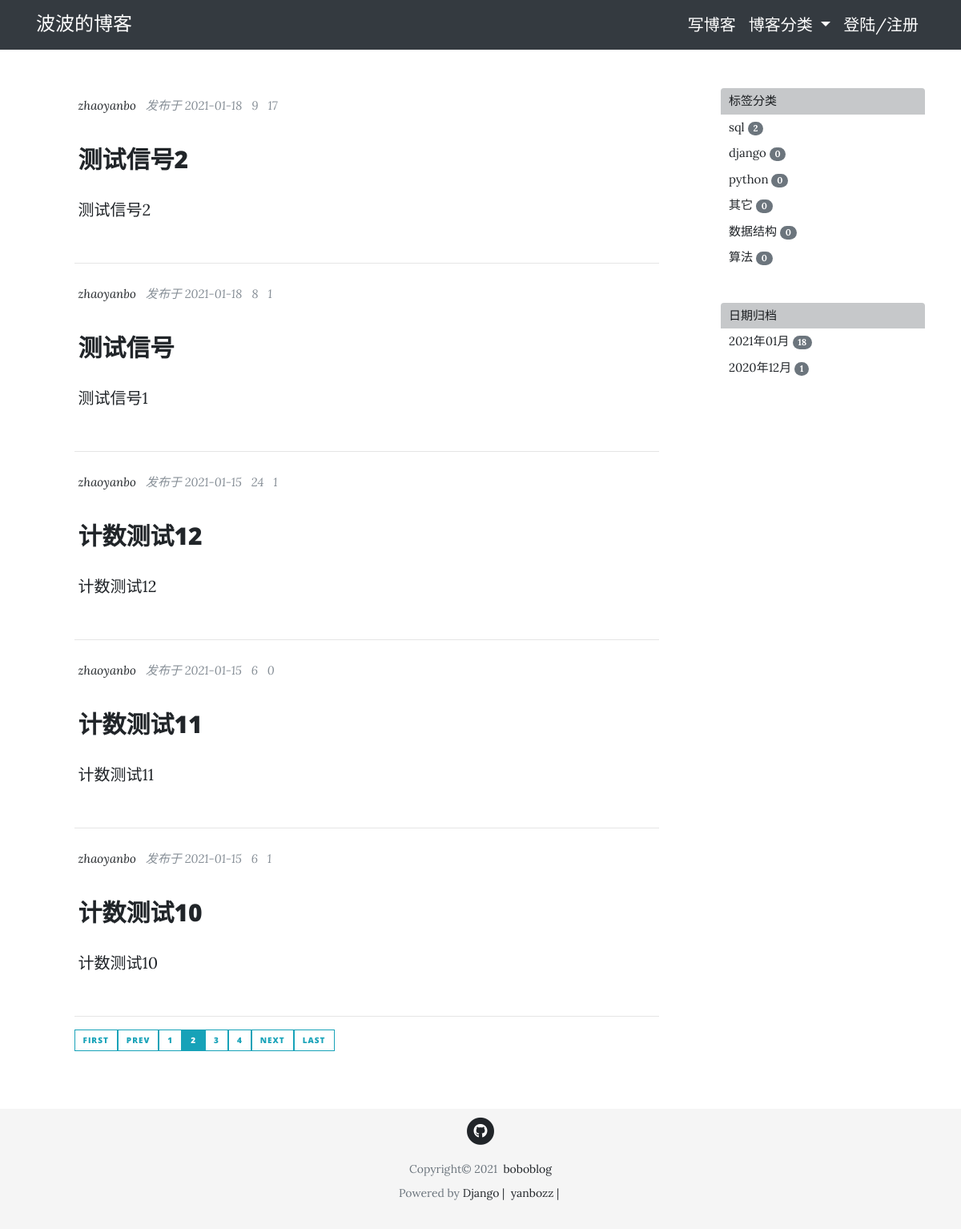
Before: /?page=2 with the older database file.
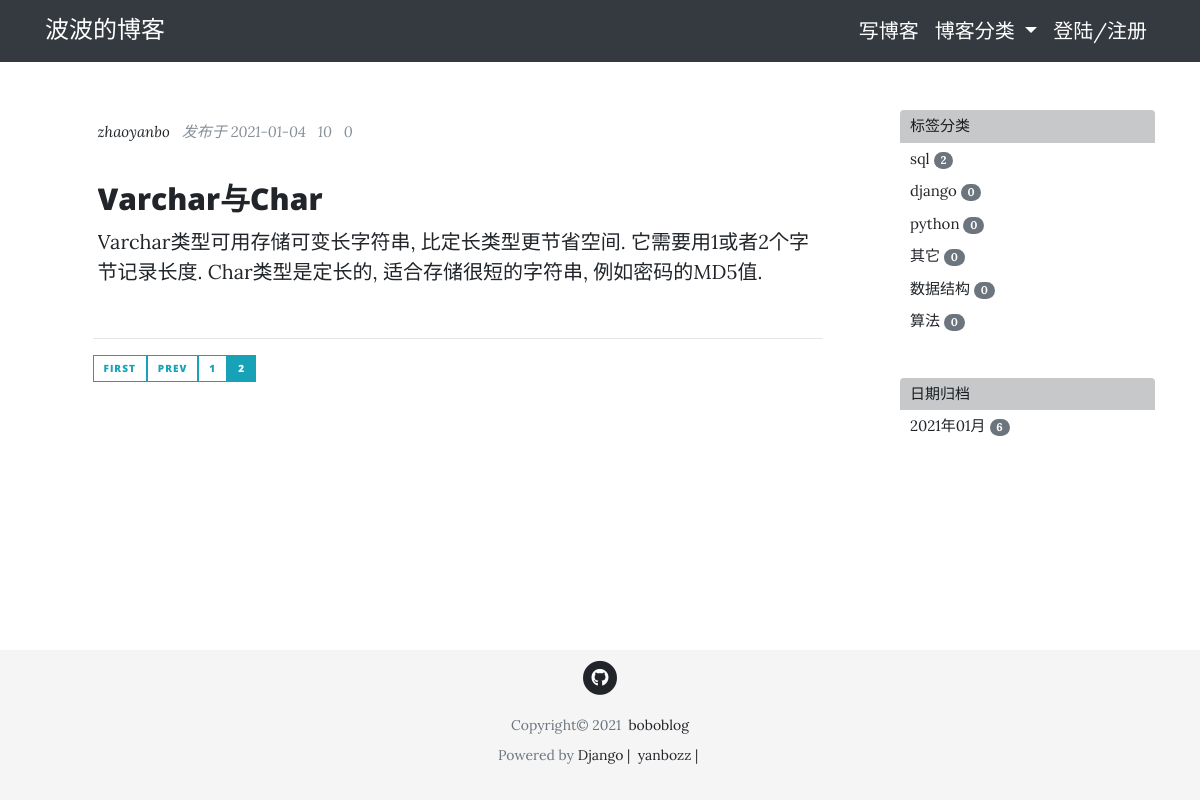
After: the same page with the newer database file.
### blog/models.py (models this page shows, shortened)
class Post(models.Model, ViewCountExtension):
    title = models.CharField(max_length=50)
    pub_date = models.DateTimeField(default=timezone.now)
    content = RichTextUploadingField()
    author = models.ForeignKey(User, on_delete=models.CASCADE)
    view_count = GenericRelation(
        ViewCount,
        related_query_name='post',
        content_type_field='content_type',
        object_id_field='object_id'
    )
    view_detail = GenericRelation(
        ViewDetail,
        related_query_name='post',
        content_type_field='content_type',
        object_id_field='object_id',
    )
    @property
    def comments(self):
        qs = Comment.objects.filter_by_instance(self)
        return qs
    @property
    def get_comments_count(self):
        return self.comments.count()
    @property
    def short_content(self):
        paragraphs = self.content.split('</p>')[:2]
        short_content = ''
        for paragraph in paragraphs:
            short_content += paragraph + '</p>'
        return short_content

### viewcount/models.py (models this page shows, shortened)
class ViewCount(models.Model):
    count = models.IntegerField(default=0)
    content_type = models.ForeignKey(ContentType, on_delete=models.CASCADE)
    object_id = models.PositiveIntegerField()
    content_object = GenericForeignKey('content_type', 'object_id')

### tag/models.py (models this page shows, shortened)
class PostTag(models.Model):
    slug = models.SlugField(max_length=50)
    tag_name = models.CharField(max_length=50)
    created = models.DateTimeField(default=timezone.now)
    posts = models.ManyToManyField(Post, blank=True,
                                   related_name='tags', related_query_name='tag')
    objects = PostTagManager()

### blog/views.py (the view)
# urls.py: path('', PostListView.as_view(), name='blog-home'),
class PostListView(ListView, SidebarContextMixin):
    model = Post
    template_name = 'blog/home.html'
    context_object_name = 'posts'
    ordering = ['-pub_date']
    paginate_by = 5

### blog/views.py (called while the page is built)
    def get_context_data(self, **kwargs):
        context = super().get_context_data(**kwargs)
        date_qs = Post.objects.dates('pub_date', 'month', 'DESC')
        post_dates = self.get_count_in_month(date_qs)
        tags = PostTag.objects.get_posts_count()
        context['post_dates'] = post_dates
        context['tags'] = tags
        return context

    def get_count_in_month(self, qs):
        qs = qs.values('datefield').annotate(post_count=Count('id'))
        post_dates = []
        for date_qs in qs:
            post_dates.append((date_qs['datefield'], date_qs['post_count']))
        return post_dates

### comments/models.py (called while the page is built)
    def filter_by_instance(self, instance):
        obj_id = instance.id
        content_type = ContentType.objects.get_for_model(instance.__class__)
        qs = super(CommentManager, self).filter(
            content_type=content_type, object_id=obj_id).filter(parent=None)
        return qs

### tag/models.py (called while the page is built)
    def get_posts_count(self):
        tags = PostTag.objects.annotate(num_posts=Count('posts')).order_by('-num_posts')
        return tags

### viewcount/models.py (called while the page is built)
    def get_view_count(self):
        try:
            view_count = self.view_count.first()
            return view_count.count
        except exceptions.ObjectDoesNotExist:
            return 0

### blog/templates/blog/home.html (shortened to what this page needs)
{% extends "blog/base.html"  %}
{% block content %}
<div class="col-lg-8 col-md-10 mx-auto">
  {% for post in posts %}
  <div class="post-preview">
    <div class="post-meta">
      <a href="">{{ post.author }}&nbsp;&nbsp;</a>
      发布于 {{ post.pub_date|date:"Y-m-d" }}&nbsp;&nbsp;
       {{ post.get_view_count }}&nbsp;&nbsp;
       {{ post.get_comments_count }}&nbsp;&nbsp;
    </div>
    <div class="post-box">
      <a href="{% url 'post-detail' post.id %}">
        <h3 class="post-title">
          {{ post.title }}
        </h3>
      </a>
      {{ post.short_content|safe }}
    </div>
  </div>
  <hr>
  {% endfor %}
  <div class="pagination">
    {% if is_paginated %}
      {% if page_obj.has_previous %}
        <a class="btn btn-outline-info btn-sm mb-4" href="?page=1">First</a>
        <a class="btn btn-outline-info btn-sm mb-4" href="?page={{ page_obj.previous_page_number }}">prev</a>
      {% endif %}
      {% for num in page_obj.paginator.page_range %}
        {% if page_obj.number == num %}
          <a class="btn btn-info btn-sm mb-4" href="?page={{ num }}">{{ num }}</a>
        {% elif num > page_obj.number|add:'-3' and num < page_obj.number|add:'3'%}
          <a class="btn btn-outline-info btn-sm mb-4" href="?page={{ num }}">{{ num }}</a>
        {% endif %}
      {% endfor %}
      {% if page_obj.has_next %}
        <a class="btn btn-outline-info btn-sm mb-4" href="?page={{ page_obj.next_page_number }}">next</a>
        <a class="btn btn-outline-info btn-sm mb-4" href="?page={{ page_obj.paginator.num_pages }}">Last</a>
      {% endif %}
    {% endif %}
  </div>
</div>
{% include 'blog/sidebar.html' %}
{% endblock content %}

### blog/templates/blog/base.html (shortened to what this page needs)
{% load static %}
{% load django_bootstrap_icons %}
<!DOCTYPE html>
<html lang="en">
<head>
  <link href="{% static 'blog/vendor/bootstrap/css/bootstrap.css' %}" rel="stylesheet">
  <link href="{% static 'blog/vendor/fontawesome-free/css/all.css' %}" rel="stylesheet" type="text/css">
  <link href="{% static 'blog/css/clean-blog.css' %}" rel="stylesheet">
  <link rel="stylesheet" type="text/css" href="{% static 'ckeditor/ckeditor/plugins/codesnippet/lib/highlight/styles/default.css' %}" />
</head>
<body>
  {% include "blog/navbar.html" %}
  <div class="container py-5">
    <div class="row">
      {% block content %}{% endblock %}
    </div>
  </div>
  {% include "blog/footer.html" %}
</body>
</html>

### blog/templates/blog/navbar.html (shortened to what this page needs)
<nav class="navbar navbar-expand-lg navbar-dark bg-dark">
  <div class="container">
    <a class="navbar-brand" href="{% url 'blog-home' %}"><span class="mb-0 h4">波波的博客</span></a>
    <div class="collapse navbar-collapse" id="navbarSupportedContent">
      <ul class="navbar-nav mr-auto w-100 justify-content-end">
        <li class="nav-item active">
          <a class="nav-link" href="{% url 'post-create' %}">写博客</a>
        </li>
        <li class="nav-item active dropdown">
          <a class="nav-link dropdown-toggle" href="#" id="navbarDropdown" role="button" data-toggle="dropdown" aria-haspopup="true" aria-expanded="false">
            博客分类
          </a>
        </li>
        {% if user.is_authenticated %}
        <li class="nav-item active">
          <a class="nav-link" href="{% url 'profile' %}">我的</a>
        </li>
        <li class="nav-item active">
          <a class="nav-link" href="{% url 'logout' %}">退出登陆</a>
        </li>
        {% else %}
        <li class="nav-item active">
          <a class="nav-link" href="{% url 'login' %}">登陆/注册</a>
        </li>
        {% endif %}
      </ul>
    </div>
  </div>
</nav>

### blog/templates/blog/sidebar.html
<div class="hidden-xs col-sm-10 col-md-2 col-lg-3">
  <div class="tag-list">
    <ul class="list-group">
      <li class="list-group-item list-group-item-dark">标签分类</li>
      {% for tag in tags %}
        <a href="{% url 'posts-with-tag' tag.slug %}" class="">
          <li class="list-group-item">
            {{ tag.tag_name }}
            <span class="badge badge-secondary badge-pill">{{ tag.num_posts }}</span>
          </li>
        </a>
      {% endfor %}
    </ul>
  </div>
  <div class="date-list">
    <ul class="list-group">
      <li class="list-group-item list-group-item-dark">日期归档</li>
      {% for post_date, count in post_dates %}
        <a href="{% url 'posts-with-date' post_date.year post_date.month %}" class="">
          <li class="list-group-item">
            {{ post_date|date:"Y年m月" }}
            <span class="badge badge-secondary badge-pill">{{ count }}</span>
          </li>
        </a>
      {% endfor %}
    </ul>
  </div>
</div>

### blog/templates/blog/footer.html (shortened to what this page needs)
<footer class="footer">
  <div class="container">
    <ul class="list-inline text-center">
      <li class="list-inline-item">
        <a href="#">
          <span class="fa-stack fa-sm">
            <i class="fas fa-circle fa-stack-2x"></i>
            <i class="fab fa-github fa-stack-1x fa-inverse"></i>
          </span>
        </a>
      </li>
    </ul>
    <div class="copyright text-muted">
      Copyright&copy;&nbsp;2021&nbsp;
      <a href="{% url 'blog-home' %}">
        boboblog
      </a>
    </div>
    <div class="copyright text-muted">Powered by
      <a href="https://www.djangoproject.com/">Django&nbsp;|&nbsp;</a>
      <a href="https://github.com/yanbozz/boboblog">yanbozz&nbsp;|&nbsp;</a>
    </div>
  </div>
</footer>

### blog/static/blog/css/clean-blog.css (style rules this page uses)
body { font-size: 20px; color: #212529; font-family: 'Lora', 'Times New Roman', serif; }
ul { list-style-type: none; }
h1, h2, h3, h4, h5, h6 { font-weight: 800; font-family: 'Open Sans', 'Helvetica Neue', Helvetica, Arial, sans-serif; }
a { color: #212529; transition: all 0.2s; }
.post-preview { padding: 5px; }
.post-box { display: -webkit-box; -webkit-box-orient: vertical; -webkit-line-clamp: 8; overflow: hidden; }
.post-box>a>.post-title { font-size: 30px; margin-top: 10px; margin-bottom: 10px; }
.post-meta { font-size: 15px; font-style: italic; margin-top: 0; margin-bottom: 5px; color: #868e96; display: inline-block; height: 45px; position: relative; }
.post-preview>.post-meta>a { font-size: 15px; text-decoration: none; color: #212529; }
footer { padding: 0 0 45px; }
footer .list-inline { margin: 0; padding: 10px 0 10px; ; }
footer .copyright { font-size: 14px; margin-bottom: 0; margin-top: 10px; text-align: center; }
.btn { font-size: 14px; font-weight: 800; padding: 15px 25px; letter-spacing: 1px; text-transform: uppercase; border-radius: 0; font-family: 'Open Sans', 'Helvetica Neue', Helvetica, Arial, sans-serif; }
.btn-sm { font-size: 10px; padding: 5px 10px; }
.tag-list { margin-bottom: 40px; font-size: 15px }
.tag-list .list-group-item { padding: 5px 10px; border: 0; }
.date-list { margin-bottom: 40px; font-size: 15px }
.date-list .list-group-item { padding: 5px 10px; border: 0; }

### blog/templates/blog/footer.html (style rules this page uses)
.footer { position: absolute; bottom: 0; width: 100%; height: 150px; line-height: 20px; background-color: #f5f5f5; }
html { position: relative; min-height: 100%; }
body { font-size: 20px; color: #212529; font-family: 'Lora', 'Times New Roman', serif; align-items: center; margin-bottom: 150px; }

Changed rows visible on the page:
removed Post: author "zhaoyanbo", pub_date "2021-01-18", get_view_count "9", get_comments_count "17", title "测试信号2", short_content "测试信号2"
removed Post: author "zhaoyanbo", pub_date "2021-01-18", get_view_count "8", get_comments_count "1", title "测试信号", short_content "测试信号1"
removed Post: author "zhaoyanbo", pub_date "2021-01-15", get_view_count "24", get_comments_count "1", title "计数测试12", short_content "计数测试12"
removed Post: author "zhaoyanbo", pub_date "2021-01-15", get_view_count "6", get_comments_count "0", title "计数测试11", short_content "计数测试11"
removed Post: author "zhaoyanbo", pub_date "2021-01-15", get_view_count "6", get_comments_count "1", title "计数测试10", short_content "计数测试10"
now on this page (row unchanged): Post: author "zhaoyanbo", pub_date "2021-01-04", get_view_count "10", get_comments_count "0", title "Varchar与Char", short_content "Varchar类型可用存储可变长字符串, 比定长类型更节省空间. 它需要用1或者2个字节记录长度. Char类型是定长的, 适合存储很短的字符串, 例如密码的MD5值."
Other visible differences:
new list line: "2021年01月 6"
list line gone: "3"
list line gone: "4"
text no longer shown: "NEXT LAST"
list line gone: "2021年01月 18"
list line gone: "2020年12月 1"
